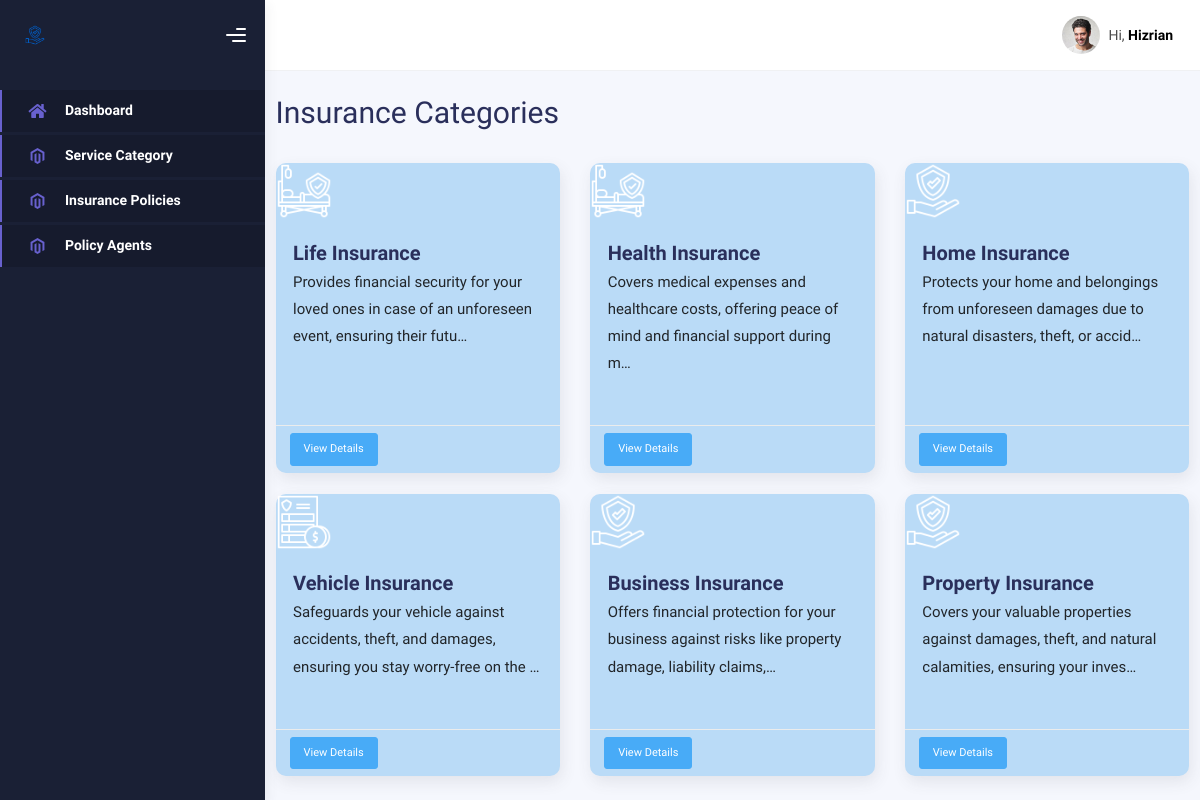
Page /categories/ on the committed database.
### web/models.py (models this page shows, shortened)
class InsuranceCategory(models.Model):
    name = models.CharField(max_length=100)
    description = models.TextField()
    image = models.ImageField(upload_to='image')
    is_active = models.BooleanField(default=True)
    class Meta:
        verbose_name_plural = "Insurance Categories"

### web/views.py (the view)
# urls.py: path('categories/', InsuranceCategoryListView.as_view(), name='category_list'),
class InsuranceCategoryListView(ListView):
    model = InsuranceCategory
    template_name = 'category_list.html'
    context_object_name = 'categories'
    def get_queryset(self):
        queryset = InsuranceCategory.objects.filter(is_active=True)
        if self.request.user.is_staff and self.request.GET.get('show_all') == 'true':
            queryset = InsuranceCategory.objects.all()
        return queryset

### web/context_processors.py (called while the page is built, shortened)
def notifications(request):
    return {
        'notifications': [],
        'unread_notifications_count': 0,
    }

### web/templates/category_list.html (shortened to what this page needs)
{% extends 'admin/admin_base.html' %}
{% block content %}
<div class="container mt-4">
    <div class="d-flex justify-content-between align-items-center mb-4">
        <h1>Insurance Categories</h1>
    </div>
    <div class="row">
        {% for category in categories %}
        <div class="col-md-4 mb-4">
            <div class="card h-100{% if not category.is_active %}border-danger{% endif %}" style="background-color: rgb(186, 219, 247);">
                {% if category.image %}
                <img src="{{ category.image.url }}" class="card-img-top" style="width: 4rem; height: 4rem;" alt="{{ category.name }}">
                {% endif %}
                <div class="card-body">
                    <h5 class="card-title">{{ category.name }}</h5>
                    <p class="card-text">{{ category.description|truncatechars:100 }}</p>
                </div>
                <div class="card-footer bg-transparent">
                    <a href="{% url 'category_detail' category.pk %}" class="btn btn-sm btn-info">View Details</a>
                </div>
            </div>
        </div>
        {% empty %}
        <div class="col-12">
            <div class="alert alert-info">No insurance categories found.</div>
        </div>
        {% endfor %}
    </div>
</div>
{% endblock %}

### rows in the picture
InsuranceCategory: image (picture), name "Life Insurance", description "Provides financial security for your loved ones in case of an unforeseen event, ensuring their futu…"
InsuranceCategory: image (picture), name "Health Insurance", description "Covers medical expenses and healthcare costs, offering peace of mind and financial support during m…"
InsuranceCategory: image (picture), name "Home Insurance", description "Protects your home and belongings from unforeseen damages due to natural disasters, theft, or accid…"
InsuranceCategory: image (picture), name "Vehicle Insurance", description "Safeguards your vehicle against accidents, theft, and damages, ensuring you stay worry-free on the …"
InsuranceCategory: image (picture), name "Business Insurance", description "Offers financial protection for your business against risks like property damage, liability claims,…"
InsuranceCategory: image (picture), name "Property Insurance", description "Covers your valuable properties against damages, theft, and natural calamities, ensuring your inves…"
